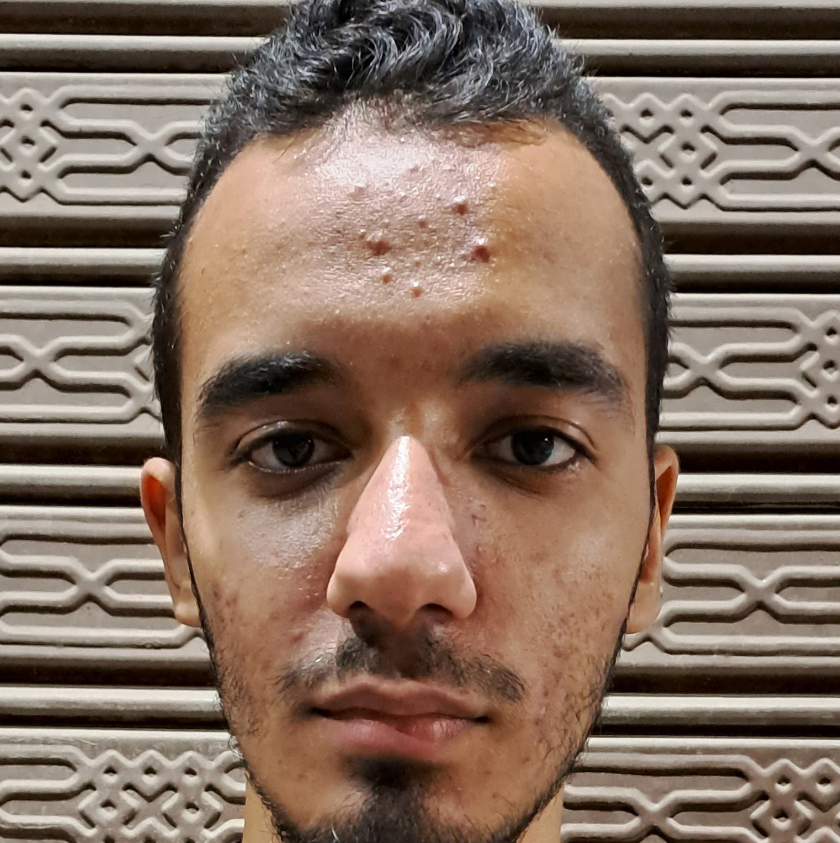
//> input picture orl faces/cropped/Ahmed0_45.jpg, 840 x 843 px; its folder holds only this picture in this run
$ ./main   (built with g++ and OpenCV 4)
//> lines starting //> are read from the running program, lines starting //| are printed output that depends on the picture
### proccessing/face_recognition2/MyPCA.h
#include <iostream>
#include <fstream>
#include <vector>
#include <cmath>
#include <Eigen/Dense>
#include <opencv2/opencv.hpp>
using namespace Eigen;
using namespace std;
using namespace cv;

class MyPCA
{
public:
    MyPCA(const Mat data, int maxComponents);
    Mat reduceData(const Mat data);

private:
    int numSamples;
    int numFeatures;
    VectorXd mean;
    MatrixXd normalizedData;
    MatrixXd covariance;
    SelfAdjointEigenSolver<MatrixXd> eigenSolver;
    MatrixXd selectedEigenVectors;

    VectorXd calculateMean(const MatrixXd &data);
    MatrixXd normalizeData(const MatrixXd &data, const VectorXd &mean);
    MatrixXd calculateCovariance(const MatrixXd &normalizedData);
    SelfAdjointEigenSolver<MatrixXd> calculateEigenSolver(const MatrixXd &covariance);
    MatrixXd selectTopEigenVectors(const MatrixXd &eigenVectors, int maxComponents);
    Eigen::MatrixXd cvMatToEigen(const cv::Mat &cvMat);
    Mat eigenToCvMat(const MatrixXd &eigenMat);
    void storeSelectedEigenVectors(const MatrixXd &selectedEigenVectors, const string &filename);
    void loadSelectedEigenVectors(const string &filename, MatrixXd &selectedEigenVectors);
};

### proccessing/face_recognition2/recognition.h
//
// Created by Zeyad on 5/15/2023.
//

#ifndef FACE_RECOGNITION_RECOGNITION_H
#define FACE_RECOGNITION_RECOGNITION_H

#include <opencv2/opencv.hpp>
#include <opencv2/core.hpp>
#include <opencv2/objdetect.hpp>
#include <vector>
#include <math.h>
#include <algorithm>
#include <random>
#include <fstream>
#include <ctime>
#include <iostream>

using namespace cv::ml;
using namespace std;
using namespace cv;

class recognition
{

public:
    static double calculateAccuracy(const Mat &y_pred, const Mat &Y_test);
    static double getClassFromName(string name); // extracts the class of the image from its naming.
    static void train_test_split(vector<vector<double>> x, vector<double> y, float train_ratio, int seed, vector<vector<double>> &xTrain, vector<vector<double>> &xTest, vector<double> &yTrain, vector<double> &yTest);
    static vector<double> flatten(cv::Mat image); // converts the image to one row, it assumes that the image is greyscale

    // normalize the data through subtracting mean and dividing by standarad deviation.
    static pair<vector<double>, vector<double>> preprocess_data(vector<vector<double>> faces_train, vector<vector<double>> faces_test, vector<vector<double>> &preprocessedXTrain, vector<vector<double>> &preprocessedXTest);
};

#endif // FACE_RECOGNITION_RECOGNITION_H

### proccessing/face_recognition2/MyPCA.cpp
#include "MyPCA.h"

MyPCA::MyPCA(const Mat data, int maxComponents)
{
    MatrixXd eigen_data = cvMatToEigen(data);
    numSamples = eigen_data.rows();
    numFeatures = eigen_data.cols();
    mean = calculateMean(eigen_data);
    normalizedData = normalizeData(eigen_data, mean);

    string resultsFile = "pca_results.txt";

    ifstream file(resultsFile);
    if (file.peek() == ifstream::traits_type::eof())
    {
        cout << "File is empty, storing ..." << endl;
        // File is empty, calculate and store the selectedEigenVectors
        covariance = calculateCovariance(normalizedData);
        eigenSolver = calculateEigenSolver(covariance);
        selectedEigenVectors = selectTopEigenVectors(eigenSolver.eigenvectors(), maxComponents);

        storeSelectedEigenVectors(selectedEigenVectors, resultsFile);
    }
    else
    {
        cout << "File is not empty, loading ..." << endl;
        // File is not empty, load the selectedEigenVectors from the file

        loadSelectedEigenVectors(resultsFile, selectedEigenVectors);
    }
}

// [18 lines left out: function reduceData, not called in this run]

VectorXd MyPCA::calculateMean(const MatrixXd &data)
{
    return data.colwise().mean();
}

MatrixXd MyPCA::normalizeData(const MatrixXd &data, const VectorXd &mean)
{
    return data.rowwise() - mean.transpose();
}

MatrixXd MyPCA::calculateCovariance(const MatrixXd &normalizedData)
{
    return (normalizedData.transpose() * normalizedData) / (numSamples - 1);
}

SelfAdjointEigenSolver<MatrixXd> MyPCA::calculateEigenSolver(const MatrixXd &covariance)
{
    return SelfAdjointEigenSolver<MatrixXd>(covariance);
}

// [4 lines left out: function selectTopEigenVectors, not called in this run]

MatrixXd MyPCA::cvMatToEigen(const cv::Mat &cvMat)
{
    cout << "start convert to eigen" << endl;
    cv::Mat cvMatDouble;
    cvMat.convertTo(cvMatDouble, CV_64FC1);

    Eigen::MatrixXd eigenMat(cvMatDouble.rows, cvMatDouble.cols);
    Eigen::Map<Eigen::MatrixXd>(eigenMat.data(), eigenMat.rows(), eigenMat.cols()) = Eigen::Map<const Eigen::MatrixXd>(cvMatDouble.ptr<double>(), cvMatDouble.rows, cvMatDouble.cols);

    cout << "end convert to eigen" << endl;
    return eigenMat;
}

// [75 lines left out: functions eigenToCvMat, storeSelectedEigenVectors, loadSelectedEigenVectors, not called in this run]

### proccessing/face_recognition2/recognition.cpp
#include "recognition.h"

// [16 lines left out: function calculateAccuracy, not called in this run]
double recognition::getClassFromName(string name)
{
    double tenth = name[name.size() - 6] - '0';
    double ones = name[name.size() - 5] - '0';
    if (!(tenth > 0 && tenth < 10))
        return ones;
    return ones + tenth * 10;
}

void recognition::train_test_split(vector<vector<double>> x, vector<double> y, float train_ratio, int seed, vector<vector<double>> &xTrain, vector<vector<double>> &xTest, vector<double> &yTrain, vector<double> &yTest)
{
    // Set the seed for the random number generator
    mt19937 g(seed);

    // Shuffle the vectors randomly
    vector<pair<vector<double>, double>> data(x.size());
    for (int i = 0; i < (int)x.size(); i++)
    {
        data[i] = make_pair(x[i], y[i]);
    }
    shuffle(data.begin(), data.end(), g);
    vector<vector<double>> shuffled_x(x.size());
    vector<double> shuffled_y(x.size());
    for (int i = 0; i < (int)x.size(); i++)
    {
        shuffled_x[i] = data[i].first;
        shuffled_y[i] = data[i].second;
    }

    // Compute sizes of training and testing sets
    int n_samples = x.size();
    int n_train = round(n_samples * train_ratio);
    int n_test = n_samples - n_train;

    // Split data into training and testing sets
    vector<vector<double>> x_train(shuffled_x.begin(), shuffled_x.begin() + n_train);
    vector<vector<double>> x_test(shuffled_x.begin() + n_train, shuffled_x.end());
    vector<double> y_train(shuffled_y.begin(), shuffled_y.begin() + n_train);
    vector<double> y_test(shuffled_y.begin() + n_train, shuffled_y.end());

    xTrain = x_train;
    xTest = x_test;
    yTrain = y_train;
    yTest = y_test;
}
vector<double> recognition::flatten(cv::Mat image)
{
    vector<double> imageVector;
    for (int i = 0; i < image.rows; i++)
    {
        for (int j = 0; j < image.cols; j++)
        {
            int pixelIntensity = image.at<uchar>(i, j);
            imageVector.push_back(pixelIntensity);
        }
    }
    return imageVector;
}

pair<vector<double>, vector<double>> recognition::preprocess_data(vector<vector<double>> faces_train, vector<vector<double>> faces_test, vector<vector<double>> &preprocessedXTrain, vector<vector<double>> &preprocessedXTest)
{
    int n_samples_train = faces_train.size();
    int n_features = faces_train[0].size();

    // Compute mean and standard deviation of training set
    vector<double> mu(n_features, 0.0);
    vector<double> std_dev(n_features, 0.0);
    for (int i = 0; i < n_samples_train; i++)
    {
        for (int j = 0; j < n_features; j++)
        {
            mu[j] += faces_train[i][j];
        }
    }
    for (int j = 0; j < n_features; j++)
    {
        mu[j] /= n_samples_train;
    }
    for (int i = 0; i < n_samples_train; i++)
    {
        for (int j = 0; j < n_features; j++)
        {
            std_dev[j] += pow(faces_train[i][j] - mu[j], 2.0);
        }
    }
    for (int j = 0; j < n_features; j++)
    {
        std_dev[j] = sqrt(std_dev[j] / (n_samples_train - 1));
    }

    // Normalize training set
    vector<vector<double>> X_train(n_samples_train, vector<double>(n_features, 0.0));
    vector<double> std_dev_mod(n_features, 0.0);
    for (int j = 0; j < n_features; j++)
    {
        std_dev_mod[j] = (std_dev[j] == 0) ? 1 : std_dev[j];
    }
    for (int i = 0; i < n_samples_train; i++)
    {
        for (int j = 0; j < n_features; j++)
        {
            X_train[i][j] = (faces_train[i][j] - mu[j]) / std_dev_mod[j];
            //            X_train[i][j] = (faces_train[i][j] - mu[j]) / 1;
        }
    }

    // Normalize test set with same mean and standard deviation values as training set
    int n_samples_test = faces_test.size();
    vector<vector<double>> X_test(n_samples_test, vector<double>(n_features, 0.0));
    for (int i = 0; i < n_samples_test; i++)
    {
        for (int j = 0; j < n_features; j++)
        {
            X_test[i][j] = (faces_test[i][j] - mu[j]) / std_dev_mod[j];
            //            X_test[i][j] = (faces_test[i][j] - mu[j]) / 1;
        }
    }
    preprocessedXTrain = X_train;
    preprocessedXTest = X_test;
    return make_pair(mu, std_dev_mod);
}

### proccessing/face_recognition2/main.cpp
#include "recognition.h"
#include "MyPCA.h"

int main(int argc, char *argv[])
{
    // recognition part:
    vector<vector<double>> X; // the whole data set
    vector<double> y;         // the whole labels

    // Load the cascade classifier XML file for face detection
    CascadeClassifier faceCascade;
    faceCascade.load("C:/opencv/sources/data/haarcascades_cuda/haarcascade_frontalface_default.xml");

    vector<Rect> faces;
    string path = "../../../orl faces/cropped/*"; // path to directory containing images
    vector<string> filenames;
    glob(path, filenames);

    for (size_t i = 0; i < filenames.size(); i++)
    {

        Mat grayImage = imread(filenames[i], 0); // read image
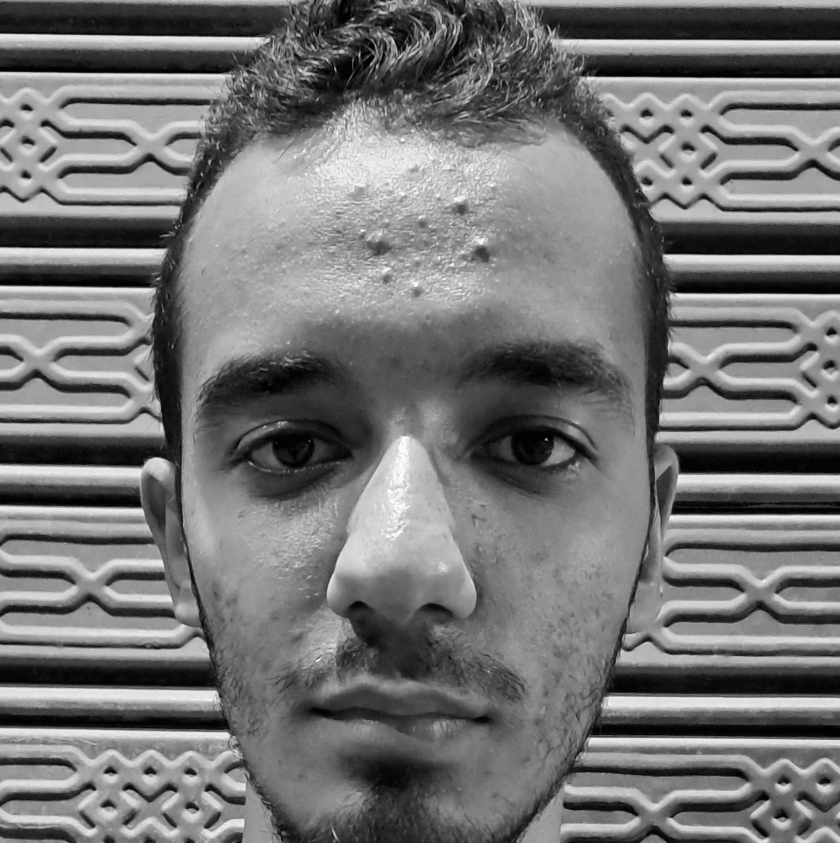
//> grayImage: 843 rows x 840 cols, CV_8UC1; min 0, max 255, mean 116.1
        // Resize the image
        Size targetSize(50, 50);
        resize(grayImage, grayImage, targetSize);
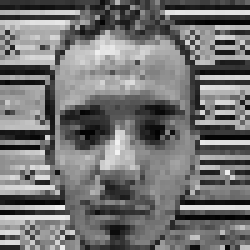
//> grayImage: 50 rows x 50 cols, CV_8UC1 (shown 5 times larger); min 1, max 243, mean 115.9

        if (grayImage.empty())
        {
            cout << "Could not read image " << filenames[i] << endl;
            continue;
        }

        // Perform face detection
        faceCascade.detectMultiScale(grayImage, faces, 1.1, 3, 0 | CASCADE_SCALE_IMAGE, Size(30, 30));
//> faces = empty

        // [5 lines of commented-out code are left out]

        vector<double> flattenedImg = recognition().flatten(grayImage);
//> after the loop in flatten, `for (int i = 0; i < image.rows; i++)`: imageVector = 2500 values, max 243 at index 1523, min 1 at index 241, mean 115.9
//> flattenedImg has the same summary as imageVector in flatten
        X.push_back(flattenedImg);
//> X = 1 item
        y.push_back(recognition().getClassFromName(filenames[i]));
//        }
    }

    cout << "Finished getting input\n";

    // train test split.
    vector<vector<double>> x_train;
    vector<vector<double>> x_test;
    vector<double> y_train;
    vector<double> y_test;

    recognition().train_test_split(X, y, 0.8, 40, x_train, x_test, y_train, y_test);
//> the loop in train_test_split, `for (int i = 0; i < (int)x.size(); i++)` made 1 pass
//> in train_test_split, `vector<double> shuffled_y(x.size());`: shuffled_y = [0]
//> in train_test_split, `int n_samples = x.size();`: n_samples = 1
//> in train_test_split, `int n_test = n_samples - n_train;`: n_test = 0
//> in train_test_split, `vector<vector<double>> x_train(shuffled_x.begin(), shuffled_x.begin() ..`: x_train = 1 item
//> in train_test_split, `vector<vector<double>> x_test(shuffled_x.begin() + n_train, shuffled_x..`: x_test = 0 items
//> in train_test_split, `vector<double> y_train(shuffled_y.begin(), shuffled_y.begin() + n_trai..`: y_train = [45]
//> in train_test_split, `xTrain = x_train;`: xTrain = 1 item
//> in train_test_split, `xTest = x_test;`: xTest = 0 items
//> in train_test_split, `yTrain = y_train;`: yTrain = [45]
//> x_train = 1 item; x_test = 0 items; y_train = [45]

    cout << "Finished train test split\n";

    pair<vector<double>, vector<double>> mu_std = recognition().preprocess_data(x_train, x_test, x_train, x_test);
//> in preprocess_data, `int n_samples_train = faces_train.size();`: n_samples_train = 1
//> in preprocess_data, `int n_features = faces_train[0].size();`: n_features = 2500
//> the loop in preprocess_data, `for (int i = 0; i < n_samples_train; i++)` made 1 pass
//> after the loop in preprocess_data, `for (int i = 0; i < n_samples_train; i++)`: mu has the same summary as imageVector in flatten
//> in preprocess_data, `vector<vector<double>> X_train(n_samples_train, vector<double>(n_featu..`: X_train = 1 item
//> in preprocess_data, `int n_samples_test = faces_test.size();`: n_samples_test = 0
//> in preprocess_data, `vector<vector<double>> X_test(n_samples_test, vector<double>(n_feature..`: X_test = 0 items
//> in preprocess_data, `preprocessedXTrain = X_train;`: preprocessedXTrain = 1 item
//> in preprocess_data, `preprocessedXTest = X_test;`: preprocessedXTest = 0 items

    cout << "Finished preprocessing\n";

    // Convert the input data to OpenCV format
    int num_train_samples = x_train.size();
//> num_train_samples = 1
    int num_test_samples = x_test.size();
//> num_test_samples = 0
    int num_features = x_train[0].size();
//> num_features = 2500

    Mat train_data(num_train_samples, num_features, CV_32F);
//> train_data = 2500 values from 0 to 0
    Mat test_data(num_test_samples, num_features, CV_32F);
    Mat train_labels(num_train_samples, 1, CV_32S);
//> train_labels = [0]
    Mat test_labels(num_test_samples, 1, CV_32S);

    // filling trainig matrices
    for (int i = 0; i < num_train_samples; i++)
    {
        for (int j = 0; j < num_features; j++)
        {
            train_data.at<float>(i, j) = static_cast<float>(x_train[i][j]);
        }
        train_labels.at<int>(i, 0) = static_cast<int>(y_train[i]);
    }
//> this loop made 1 pass
    // filling testing matrices
    for (int i = 0; i < num_test_samples; i++)
    {
        for (int j = 0; j < num_features; j++)
        {
            test_data.at<float>(i, j) = static_cast<float>(x_test[i][j]);
        }
        test_labels.at<int>(i, 0) = static_cast<int>(y_test[i]);
    }
//> this loop made 0 passes

    // Reduce the dimensionality of the data using PCA

    // Reduce the dimensionality of the data using PCA
//    PCA pca(train_data, Mat(), PCA::DATA_AS_ROW, 150);

//    Mat  reduced_train_data = pca.project(train_data);
//    Mat  reduced_test_data = pca.project(test_data);

    MyPCA pca(train_data, 150);
//> in MyPCA, `numSamples = eigen_data.rows();`: numSamples = 1
//> in MyPCA, `numFeatures = eigen_data.cols();`: numFeatures = 2500
//> (the run ends here: the time limit is reached, at `return SelfAdjointEigenSolver<MatrixXd>(covariance);`)
